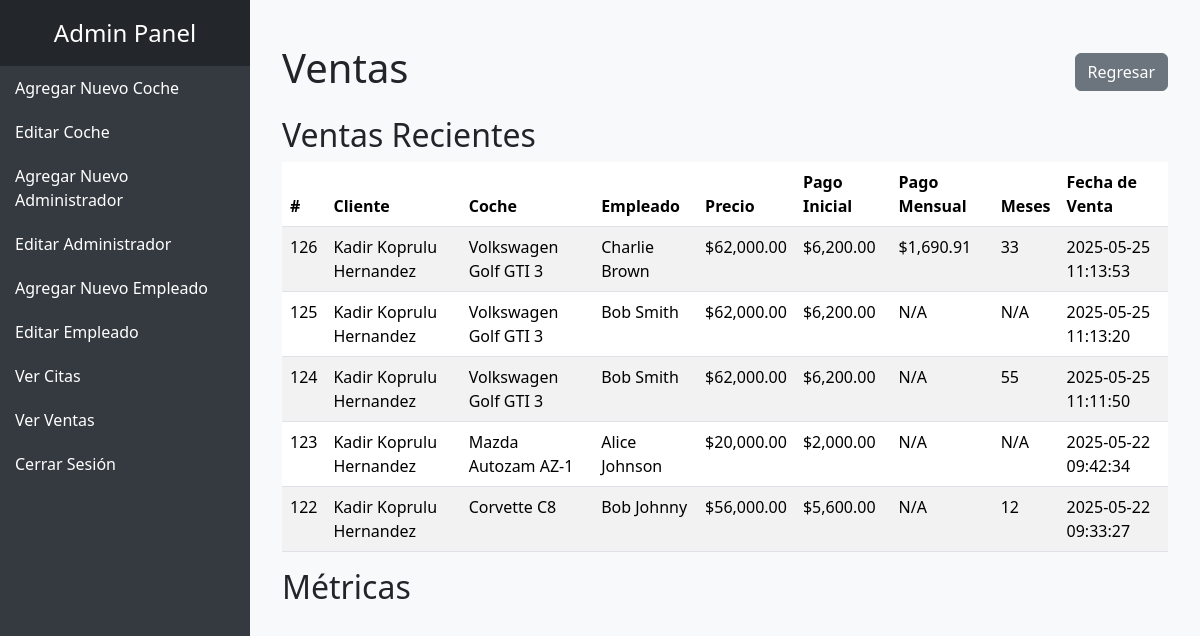
Screenshot of /admin/sales.php (signed in) with the database file from the repository.
### tables this page shows
CREATE TABLE `sales` (
  `id` int(11) NOT NULL,
  `id_car` int(11) NOT NULL,
  `client` varchar(32) NOT NULL,
  `employee_id` int(11) NOT NULL,
  `client_id` int(11) NOT NULL,
  `price` float NOT NULL,
  `down` float NOT NULL,
  `monthly` int(11) NOT NULL DEFAULT 0,
  `months` int(11) NOT NULL DEFAULT 0,
  `card_number` bigint(20) NOT NULL,
  `expiration_month` int(11) NOT NULL,
  `expiration_year` int(11) NOT NULL,
  `pin` int(11) NOT NULL,
  `datetimePurchase` datetime NOT NULL DEFAULT current_timestamp(),
  `deleted` int(11) NOT NULL
);

CREATE TABLE `carros` (
  `id` int(11) NOT NULL,
  `name` varchar(32) NOT NULL,
  `price` int(11) NOT NULL,
  `type` varchar(16) NOT NULL,
  `featured` tinyint(1) NOT NULL,
  `description` text NOT NULL,
  `img_name` varchar(128) NOT NULL,
  `year` int(11) NOT NULL,
  `used` tinyint(1) NOT NULL,
  `deleted` int(11) NOT NULL
);

CREATE TABLE `employees` (
  `id` int(11) NOT NULL,
  `name` varchar(32) NOT NULL,
  `level` int(11) NOT NULL,
  `rfc` varchar(13) NOT NULL,
  `phone` bigint(20) NOT NULL,
  `password` varchar(255) NOT NULL,
  `deleted` int(11) NOT NULL
);

### admin/sales.php (the view, shortened to what this page needs)
<?php
    $servername = "localhost";
    $username = "root";
    $password = "";
    $database = "agencia";
    $conn = new mysqli($servername, $username, $password, $database);
    $sales = $conn->query("
        SELECT sales.id, sales.client, sales.price, sales.down, sales.monthly, sales.months,
               sales.id_car, sales.employee_id, sales.datetimePurchase, carros.name AS car_name, employees.name AS employee_name
        FROM sales
        INNER JOIN carros ON sales.id_car = carros.id
        INNER JOIN employees ON sales.employee_id = employees.id
        WHERE sales.deleted = 0
        ORDER BY sales.id DESC
        LIMIT 5
    ");
?>
<!DOCTYPE html>
<html lang="es">
    <head>
        <link href="https://cdn.jsdelivr.net/npm/bootstrap@5.3.3/dist/css/bootstrap.min.css" rel="stylesheet">
    </head>
    <body>
        <?php include 'navbar.php'; ?>
        <div class="content">
            <div class="container mt-4">
                <div class="d-flex justify-content-between align-items-center mb-3">
                    <h1 class="text-center">Ventas</h1>
                    <a href="admin_panel.php" class="btn btn-secondary">Regresar</a>
                </div>
                <h2>Ventas Recientes</h2>
                <?php if ($sales->num_rows > 0): ?>
                    <table class="table table-striped">
                        <thead>
                            <tr>
                                <th>#</th>
                                <th>Cliente</th>
                                <th>Coche</th>
                                <th>Empleado</th>
                                <th>Precio</th>
                                <th>Pago Inicial</th>
                                <th>Pago Mensual</th>
                                <th>Meses</th>
                                <th>Fecha de Venta</th>
                            </tr>
                        </thead>
                        <tbody>
                            <?php while ($sale = $sales->fetch_assoc()): ?>
                                <tr>
                                    <td><?php echo $sale['id']; ?></td>
                                    <td><?php echo htmlspecialchars($sale['client']); ?></td>
                                    <td><?php echo htmlspecialchars($sale['car_name']); ?></td>
                                    <td><?php echo htmlspecialchars($sale['employee_name']); ?></td>
                                    <td>$<?php echo number_format($sale['price'], 2); ?></td>
                                    <td>
                                        <?php
                                            echo $sale['down'] > 0 ? "$" . number_format($sale['down'], 2) : "N/A";
                                        ?>
                                    </td>
                                    <td>
                                        <?php
                                            if ($sale['months'] > 0 && $sale['monthly']) {
                                                echo "$" . number_format(($sale['price'] - $sale['down']) / $sale['months'], 2);
                                            } else {
                                                echo "N/A";
                                            }
                                        ?>
                                    </td>
                                    <td><?php echo $sale['months'] > 0 ? $sale['months'] : "N/A"; ?></td>
                                    <td><?php echo htmlspecialchars($sale['datetimePurchase']); ?></td>
                                </tr>
                            <?php endwhile; ?>
                        </tbody>
                    </table>
                <?php else: ?>
                    <div class="alert alert-info">No se encontraron ventas.</div>
                <?php endif; ?>
                <h2>Métricas</h2>
            </div>
        </div>
    </body>
</html>

### admin/navbar.php (style rules this page uses)
body { display: flex; margin: 0; background-color: #f8f9fa; }
.content { margin-left: 250px; flex-grow: 1; padding: 20px; }

### rows the page displays
sales: id "126", client "Kadir Koprulu Hernandez", carros.name "Volkswagen Golf GTI 3", employee.name "Charlie Brown", price "62,000.00", down "6,200.00", ($sale['price'] - $sale['down']) / $sale['months'] "1,690.91", months "33", datetimePurchase "2025-05-25 11:13:53"
sales: id "125", client "Kadir Koprulu Hernandez", carros.name "Volkswagen Golf GTI 3", employee.name "Bob Smith", price "62,000.00", down "6,200.00", months "N/A", datetimePurchase "2025-05-25 11:13:20"
sales: id "124", client "Kadir Koprulu Hernandez", carros.name "Volkswagen Golf GTI 3", employee.name "Bob Smith", price "62,000.00", down "6,200.00", monthly "N/A", months "55", datetimePurchase "2025-05-25 11:11:50"
sales: id "123", client "Kadir Koprulu Hernandez", carros.name "Mazda Autozam AZ-1", employee.name "Alice Johnson", price "20,000.00", down "2,000.00", months "N/A", datetimePurchase "2025-05-22 09:42:34"
sales: id "122", client "Kadir Koprulu Hernandez", carros.name "Corvette C8", employee.name "Bob Johnny", price "56,000.00", down "5,600.00", monthly "N/A", months "12", datetimePurchase "2025-05-22 09:33:27"
